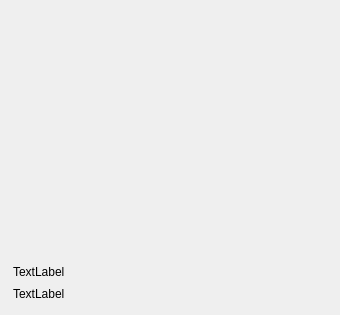
<?xml version="1.0" encoding="UTF-8"?>
<ui version="4.0">
 <class>MusicRepoBlock</class>
 <widget class="QWidget" name="MusicRepoBlock">
  <property name="geometry">
   <rect>
    <x>0</x>
    <y>0</y>
    <width>340</width>
    <height>315</height>
   </rect>
  </property>
  <property name="sizePolicy">
   <sizepolicy hsizetype="Expanding" vsizetype="Preferred">
    <horstretch>0</horstretch>
    <verstretch>0</verstretch>
   </sizepolicy>
  </property>
  <property name="windowTitle">
   <string>MusicRepoBlock</string>
  </property>
  <layout class="QVBoxLayout" name="verticalLayout" stretch="1,1">
   <item>
    <widget class="MyBlockWidget" name="cover_widget" native="true">
     <property name="sizePolicy">
      <sizepolicy hsizetype="Expanding" vsizetype="Fixed">
       <horstretch>0</horstretch>
       <verstretch>0</verstretch>
      </sizepolicy>
     </property>
     <property name="minimumSize">
      <size>
       <width>0</width>
       <height>245</height>
      </size>
     </property>
     <property name="maximumSize">
      <size>
       <width>16777215</width>
       <height>245</height>
      </size>
     </property>
    </widget>
   </item>
   <item>
    <widget class="QWidget" name="info_widget" native="true">
     <property name="sizePolicy">
      <sizepolicy hsizetype="Expanding" vsizetype="Preferred">
       <horstretch>0</horstretch>
       <verstretch>0</verstretch>
      </sizepolicy>
     </property>
     <layout class="QVBoxLayout" name="verticalLayout_2" stretch="1,1">
      <property name="spacing">
       <number>2</number>
      </property>
      <property name="leftMargin">
       <number>2</number>
      </property>
      <property name="topMargin">
       <number>0</number>
      </property>
      <property name="rightMargin">
       <number>0</number>
      </property>
      <property name="bottomMargin">
       <number>0</number>
      </property>
      <item>
       <layout class="QHBoxLayout" name="horizontalLayout_2" stretch="1,1">
        <item>
         <widget class="QLabel" name="song_label">
          <property name="sizePolicy">
           <sizepolicy hsizetype="Preferred" vsizetype="Fixed">
            <horstretch>0</horstretch>
            <verstretch>0</verstretch>
           </sizepolicy>
          </property>
          <property name="minimumSize">
           <size>
            <width>0</width>
            <height>20</height>
           </size>
          </property>
          <property name="maximumSize">
           <size>
            <width>16777215</width>
            <height>20</height>
           </size>
          </property>
          <property name="cursor">
           <cursorShape>PointingHandCursor</cursorShape>
          </property>
          <property name="text">
           <string>TextLabel</string>
          </property>
          <property name="scaledContents">
           <bool>true</bool>
          </property>
         </widget>
        </item>
        <item>
         <spacer name="horizontalSpacer">
          <property name="orientation">
           <enum>Qt::Horizontal</enum>
          </property>
          <property name="sizeHint" stdset="0">
           <size>
            <width>40</width>
            <height>20</height>
           </size>
          </property>
         </spacer>
        </item>
       </layout>
      </item>
      <item>
       <layout class="QHBoxLayout" name="horizontalLayout" stretch="1,1">
        <item>
         <widget class="QLabel" name="singer_label">
          <property name="sizePolicy">
           <sizepolicy hsizetype="Preferred" vsizetype="Fixed">
            <horstretch>0</horstretch>
            <verstretch>0</verstretch>
           </sizepolicy>
          </property>
          <property name="minimumSize">
           <size>
            <width>0</width>
            <height>15</height>
           </size>
          </property>
          <property name="maximumSize">
           <size>
            <width>16777215</width>
            <height>15</height>
           </size>
          </property>
          <property name="cursor">
           <cursorShape>PointingHandCursor</cursorShape>
          </property>
          <property name="text">
           <string>TextLabel</string>
          </property>
          <property name="scaledContents">
           <bool>true</bool>
          </property>
         </widget>
        </item>
        <item>
         <spacer name="horizontalSpacer_2">
          <property name="orientation">
           <enum>Qt::Horizontal</enum>
          </property>
          <property name="sizeHint" stdset="0">
           <size>
            <width>40</width>
            <height>20</height>
           </size>
          </property>
         </spacer>
        </item>
       </layout>
      </item>
     </layout>
    </widget>
   </item>
  </layout>
 </widget>
 <customwidgets>
  <customwidget>
   <class>MyBlockWidget</class>
   <extends>QWidget</extends>
   <header>MyBlockWidget.h</header>
   <container>1</container>
  </customwidget>
 </customwidgets>
 <resources/>
 <connections/>
</ui>
